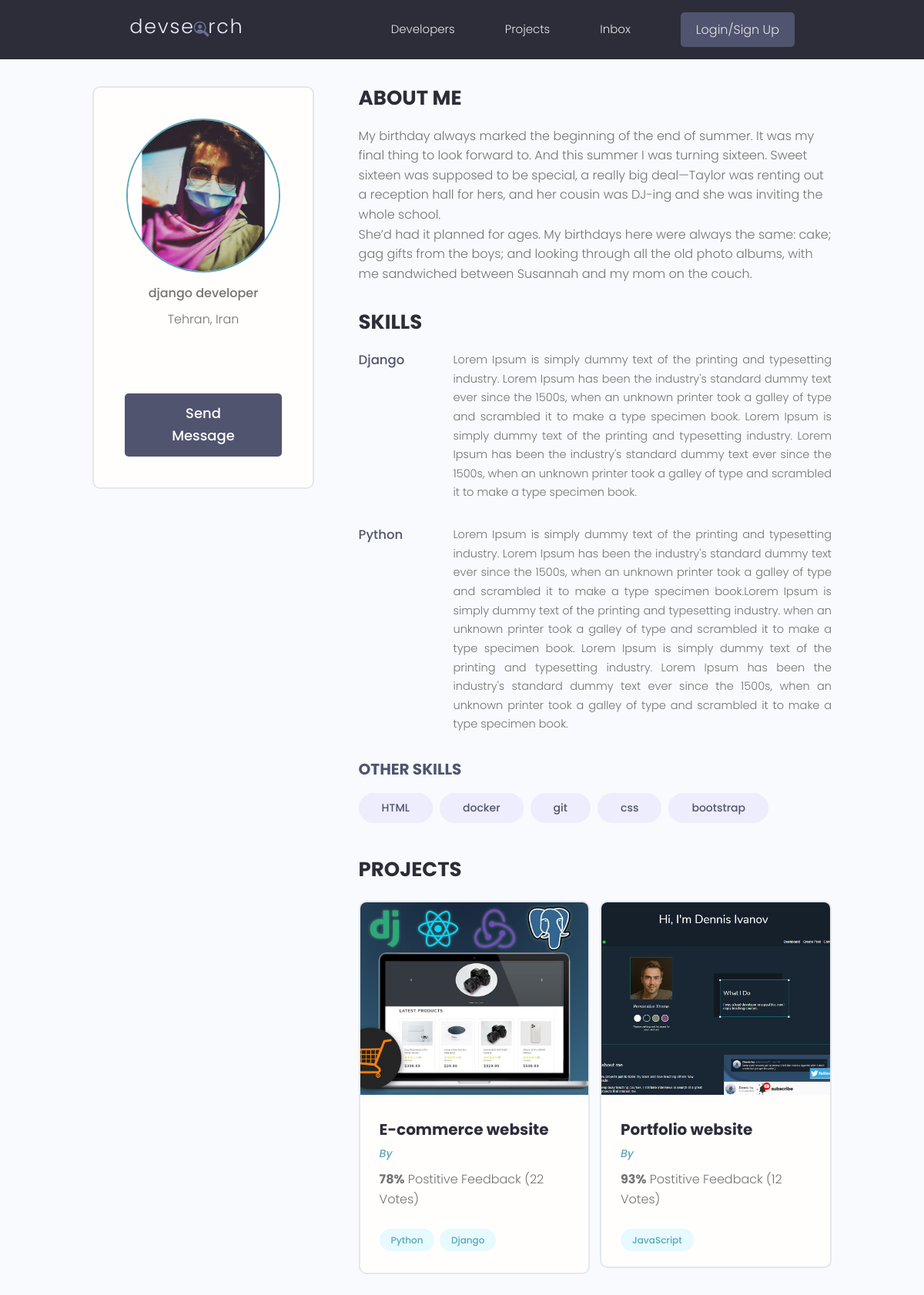
Page /profile/dc02f5b6-4700-404a-b254-b7c55266c4cd/ on the earlier database version.
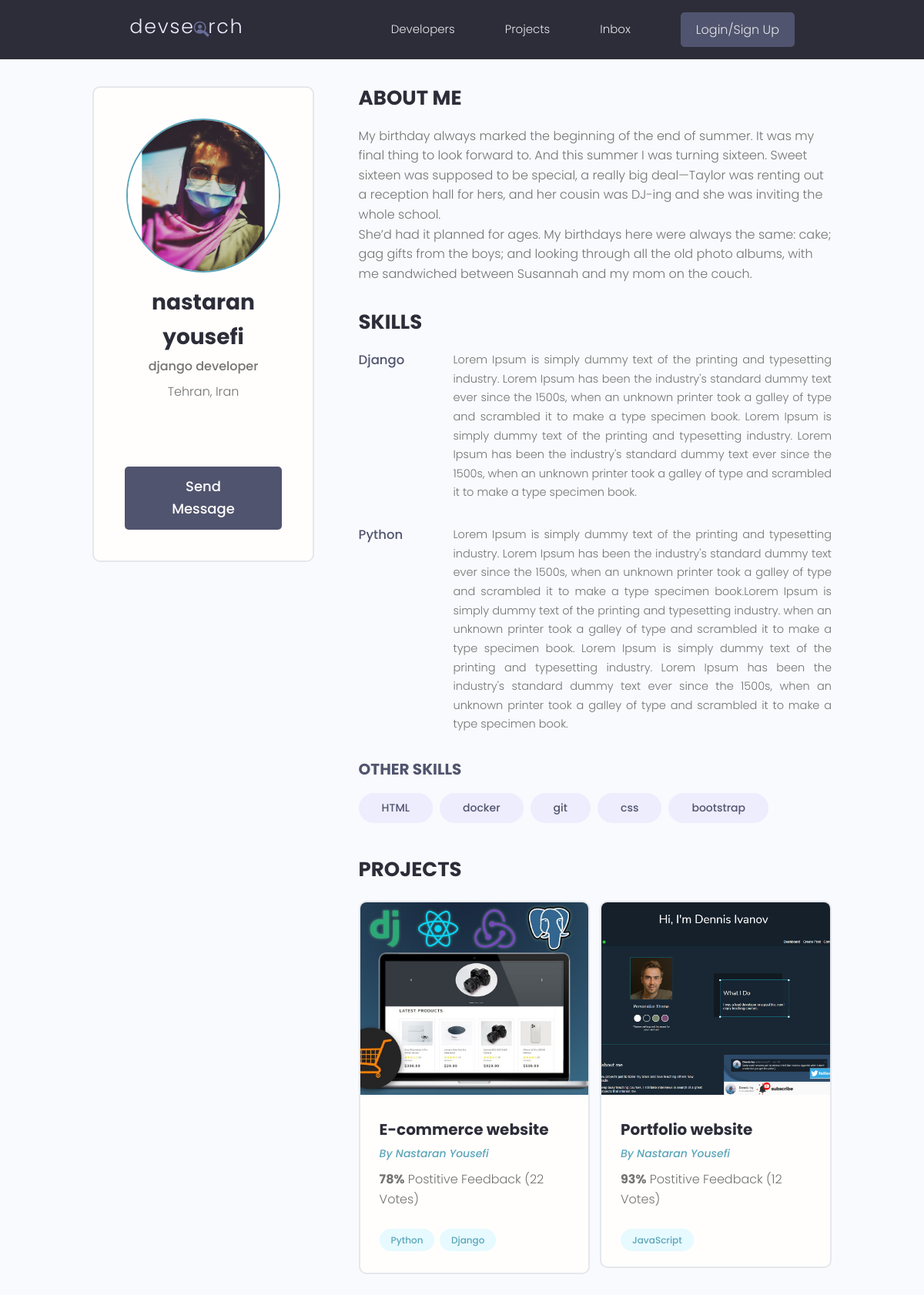
Same page on the later database version.
### users/models.py (models this page shows, shortened)
class Profile(models.Model):
    user = models.OneToOneField(User, on_delete=models.CASCADE, null=True, blank=True)
    name = models.CharField(max_length=250, null=True, blank=True)
    username = models.CharField(max_length=250, null=True, blank=True)
    email = models.EmailField(max_length=500, blank=True, null=True)
    short_intro = models.CharField(max_length=200, blank=True, null=True)
    bio = models.TextField(blank=True, null=True)
    location = models.CharField(max_length=200, blank=True, null=True)
    profile_image = models.ImageField(blank=True, null=True, upload_to='profiles/',
                         default='profiles/user-default.png')
    social_github = models.CharField(max_length=500, blank=True, null=True)
    social_linkedin = models.CharField(max_length=500, blank=True, null=True)
    social_website = models.CharField(max_length=500, blank=True, null=True)
    social_twitter = models.CharField(max_length=500, blank=True, null=True)
    created = models.DateTimeField(auto_now_add=True)
    id = models.UUIDField(default=uuid.uuid4, unique=True, editable=False, primary_key=True)

### projects/models.py (models this page shows, shortened)
class Project(models.Model):
    owner = models.ForeignKey(Profile, on_delete=models.SET_NULL, null=True, blank=True)
    title = models.CharField(max_length=200)
    description = models.TextField(null=True, blank=True)
    featured_image = models.ImageField(null=True, blank=True, default='project_cover/default.jpg', upload_to='project_cover/')
    demo_link = models.CharField(max_length=2000, null=True, blank=True)
    source_code = models.CharField(max_length=2000, null=True, blank=True)
    tags = models.ManyToManyField('Tag', blank=True)
    vote_total = models.IntegerField(default=0, null=True, blank=True)
    vote_ratio = models.IntegerField(default=0, null=True, blank=True)
    created = models.DateTimeField(auto_now_add=True)
    id = models.UUIDField(default=uuid.uuid4, unique=True, editable=False, primary_key=True)

### users/views.py (the view)
# urls.py: path('profile/<str:pk>/', views.user_profile, name='user-profile'),
def user_profile(request, pk):
    profile = get_object_or_404(Profile, pk=pk)
    top_skills = profile.skill_set.exclude(description__exact="")
    other_skills = profile.skill_set.filter(description="")
    projects = Project.objects.filter(owner=profile)
    context = {
        'profile' : profile,
        'top_skills' : top_skills,
        'other_skills' : other_skills,
        'projects' : projects,
    }
    return render(request, 'users/user-profile.html', context)

### projects/models.py (called while the page is built)
    def __str__(self):
        return self.name

### users/templates/users/user-profile.html (shortened to what this page needs)
{% extends 'main.html' %}
{% block content %}
<main class="profile my-md">
    <div class="container">
      <div class="layout">
        <div class="column column--1of3">
          <div class="card text-center">
            <div class="card__body dev">
              <img class="avatar avatar--xl" src="{{ profile.profile_image.url}}" />
              <h2 class="dev__name">{{ profile.name }}</h2>
              <p class="dev__title">{{ profile.short_intro }}</p>
              <p class="dev__location">{{ profile.location }}</p>
              <ul class="dev__social">
              </ul>
              <a href="#" class="btn btn--sub btn--lg">Send Message </a>
            </div>
          </div>
        </div>
        <div class="column column--2of3">
          <div class="devInfo">
            <h3 class="devInfo__title">About Me</h3>
            <p class="devInfo__about">{{ profile.bio|linebreaks }}</p>
          </div>
          <div class="devInfo">
            <h3 class="devInfo__title">Skills</h3>
            <div class="devInfo__skills">
                {% for skill in top_skills %}
                  <div class="devSkill">
                    <h4 class="devSkill__title">{{ skill.name }}</h4>
                    <p class="devSkill__info">{{ skill.description }}</p>
                  </div>
                {% endfor %}
              <h3 class="devInfo__subtitle">Other Skills</h3>
              <div class="devInfo__otherSkills">
                  {% for skill in other_skills %}
                    <span class="tag tag--pill tag--sub tag--lg">
                      <small>{{ skill.name }}</small>
                    </span>
                  {% endfor %}
              </div>
            </div>
          </div>
          <div class="devInfo">
            <h3 class="devInfo__title">Projects</h3>
            <div class="grid grid--two">
                {% for project in projects %}
                  <div class="column">
                    <div class="card project">
                      <a href="{% url 'project' project.pk %}" class="project">
                        <img class="project__thumbnail" src="{{ project.featured_image.url }}" alt="project thumbnail" />
                        <div class="card__body">
                          <h3 class="project__title">{{ project.title}}</h3>
                          <p><a class="project__author" href="{% url 'user-profile' profile.pk %}">By {{ project.owner.name|title}}</a></p>
                          <p class="project--rating">
                            <span style="font-weight: bold;">{{ project.vote_ratio }}%</span> Postitive
                            Feedback ({{ project.vote_total }} Vote{{ project.vote_total|pluralize:'s' }})
                          </p>
                          <div class="project__tags">
                              {% for tag in project.tags.all %}
                                <span class="tag tag--pill tag--main">
                                  <small>{{ tag }}</small>
                                </span>
                                {% endfor %}
                          </div>
                        </div>
                      </a>
                    </div>
                  </div>
                {% endfor %}
            </div>
          </div>
        </div>
      </div>
    </div>
  </main>
{% endblock %}

Differences in the rows shown:
changed Profile "django developer": name (not shown) → "nastaran yousefi"
changed through a linked row, Project "E-commerce website": owner.name (not shown) → "Nastaran Yousefi"
changed through a linked row, Project "Portfolio website": owner.name (not shown) → "Nastaran Yousefi"
